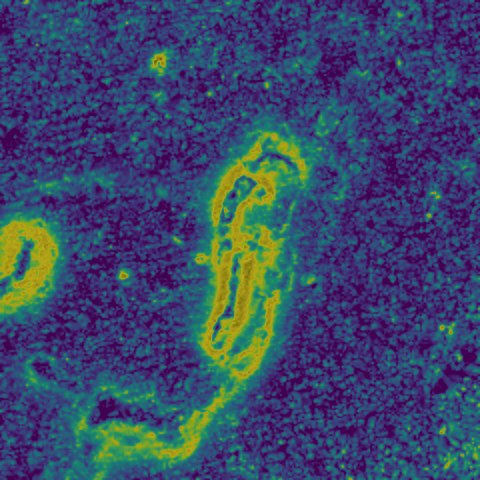
#> input picture docs/vaglio/img/controls/pos_1870_c.jpg, 480 x 480 px, found by its file name
$ python build_assets.py
#> lines starting #> are read from the running program, lines starting #| are printed output that depends on the picture
#!/usr/bin/env python3
"""Genera immagini colorate, dati e anteprima Open Graph del rapporto pubblico.

Usa solo dati già nel repository (pack cieco, catalogo dei transetti, basemap,
riquadri di controllo di Chactún). Non legge vaglio_lavoro/ e non scrive coordinate
di candidati.
"""
from __future__ import annotations

import json
import sys
from pathlib import Path

import numpy as np
from matplotlib import colormaps
from PIL import Image, ImageDraw, ImageFilter, ImageFont

ROOT = Path(__file__).resolve().parents[2]
OUT = Path(__file__).resolve().parent
CONTROLS = ROOT / "vaglio" / "vaglio" / "data" / "controls"
PACK = ROOT / "vaglio" / "pack_cieco.json"
TRANSECTS = ROOT / "vaglio" / "vaglio" / "data" / "transects.json"
BASEMAP = ROOT / "vaglio" / "vaglio" / "data" / "basemap.json"
SITES = ROOT / "vaglio" / "vaglio" / "data" / "known_sites.csv"

# Riquadri di controllo scelti a vista tra quelli pubblici (Kokalj et al. 2023).
# Sono esempi di come si vede una struttura annotata, non i candidati dello Yucatán.
STRUCTURE_CONTROLS = [
    ("pos_1870_c.jpg", "it-long", "en-long"),
    ("pos_1992_c.jpg", "it-iso", "en-iso"),
    ("pos_2060_c.jpg", "it-plat", "en-plat"),
    ("pos_1812_c.jpg", "it-group", "en-group"),
    ("pos_1962_c.jpg", "it-rect", "en-rect"),
    ("pos_2016_c.jpg", "it-comp", "en-comp"),
    ("pos_1786_c.jpg", "it-group2", "en-group2"),
    ("pos_1851_c.jpg", "it-clust", "en-clust"),
    ("pos_2031_c.jpg", "it-plat2", "en-plat2"),
    ("pos_1767_c.jpg", "it-bodies", "en-bodies"),
]
EMPTY_CONTROLS = [
    "neg_1828_3.jpg",
    "neg_1825_3.jpg",
    "neg_1859_3.jpg",
    "neg_1861_3.jpg",
]

ZONES = {
    "Centro": "Centro: penisola centrale, tra Hopelchén, Peto e Xpujil",
    "South": "South: Campeche interno, tra Hopelchén, Escárcega e Xpujil",
    "Norte": "Norte: nord-ovest, tra Mérida e Campeche",
    "North2": "North2: nord-est, tra Valladolid e Tizimín",
    "OutYuc": "OutYuc: fascia orientale, tra Valladolid e Cancún",
    "Chiaps1": "Chiaps1: Chiapas orientale, tra Comitán e il confine col Guatemala",
    "ChiapsCampeche": "ChiapsCampeche: tra Tenosique ed Escárcega",
}

# Chactún, sito pubblicato (Wikidata Q13518345), già in known_sites.csv
CHACTUN = {"name": "Chactún", "lat": 18.455, "lon": -89.50806, "source": "Wikidata Q13518345"}


def colorize(im: Image.Image, cmap_name: str = "viridis") -> Image.Image:
    """Sky-view in scala di grigi -> rampa viridis (strutture chiare).

    Nei riquadri di controllo le costruzioni appaiono scure (basso sky-view).
    Si inverte il valore, si stira il contrasto e si applica viridis, tenendo
    l'ombreggiatura originale come hillshade.
    """
#> called with cmap_name = 'viridis'
    gray = im.convert("L")
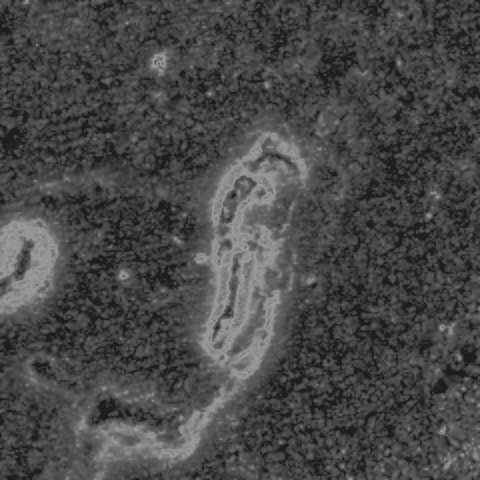
#> gray: PIL image 480x480 L; min 21, max 162, mean 72.5
    a = np.asarray(gray, dtype=np.float32)
    blur = np.asarray(
        gray.resize((gray.width // 2, gray.height // 2), Image.BILINEAR).resize(gray.size, Image.BILINEAR),
        dtype=np.float32,
    )
    mix = 0.65 * blur + 0.35 * a
    elev = 255.0 - mix
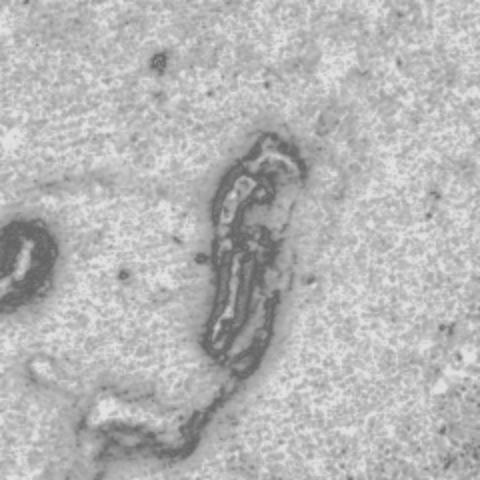
#> elev: shape (480, 480) float32; min 100.5, max 226.7, mean 182.2
    lo, hi = np.percentile(elev, (3, 97))
#> lo = 113.7; hi = 218.5
    t = np.clip((elev - lo) / max(1e-6, hi - lo), 0, 1)
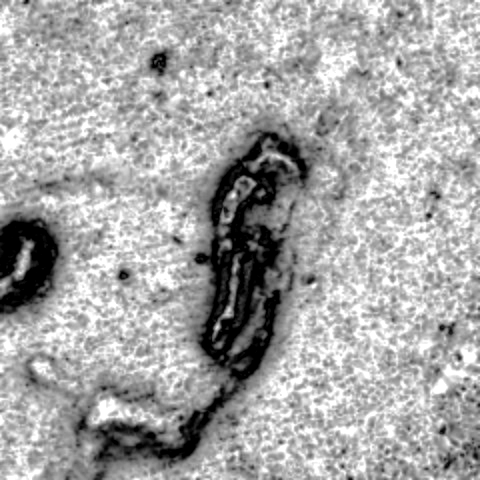
#> t: shape (480, 480) float32; min 0, max 1, mean 0.654
    rgb = colormaps[cmap_name](t)[..., :3]
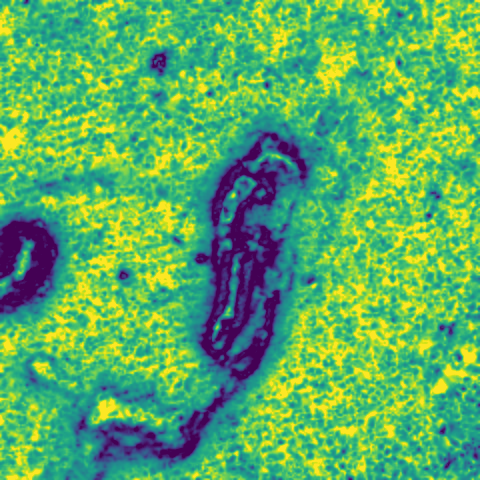
#> rgb: shape (480, 480, 3) float64; mean of channels 0, 1, 2 0.363, 0.684, 0.393; drawn as R, G, B
    shade = 0.40 + 0.60 * (a / 255.0)
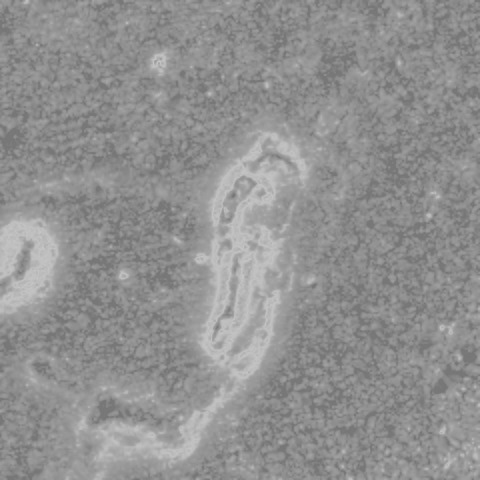
#> shade: shape (480, 480) float32; min 0.449, max 0.781, mean 0.571
    out = np.clip(rgb * shade[..., None] * 255.0, 0, 255).astype(np.uint8)
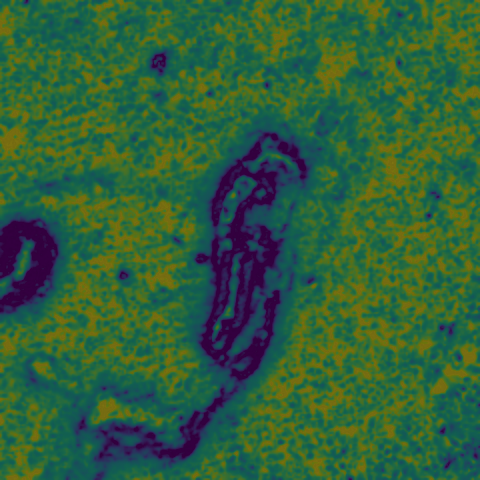
#> out: shape (480, 480, 3); mean of channels 0, 1, 2 49.6, 95.7, 58.1; drawn as R, G, B
    return Image.fromarray(out, "RGB")


# [106 lines left out: functions legend, reviewed, coverage, og_image, not called in this run]


def main() -> None:
    img_dir = OUT / "img" / "controls"
    img_dir.mkdir(parents=True, exist_ok=True)
    (OUT / "data").mkdir(parents=True, exist_ok=True)
    (OUT / "img").mkdir(parents=True, exist_ok=True)

    manifest = []
    first_chip = None
    for fname, cap_it, cap_en in STRUCTURE_CONTROLS:
        src = CONTROLS / fname
        im = colorize(Image.open(src))
        dest = img_dir / fname
        im.resize((480, 480), Image.LANCZOS).save(dest, "JPEG", quality=86, optimize=True)
        if first_chip is None:
            first_chip = im
        manifest.append({"file": f"img/controls/{fname}", "kind": "struttura", "src": fname})
#> pass 2 of the loop in main, `for fname, cap_it, cap_en in STRUCTURE_CONTROLS:`:
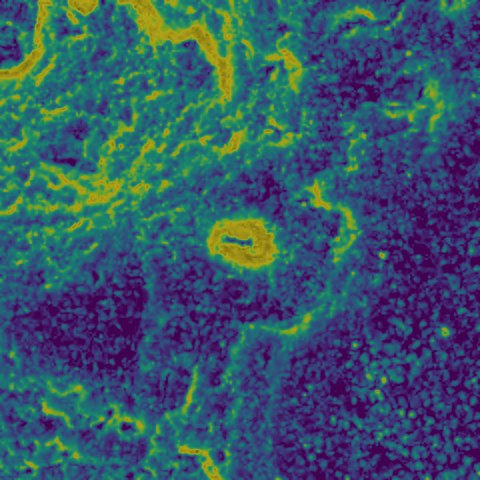
#> input picture docs/vaglio/img/controls/pos_1992_c.jpg, 480 x 480 px, found by its file name
#> in colorize (call 2), `elev = 255.0 - mix`:
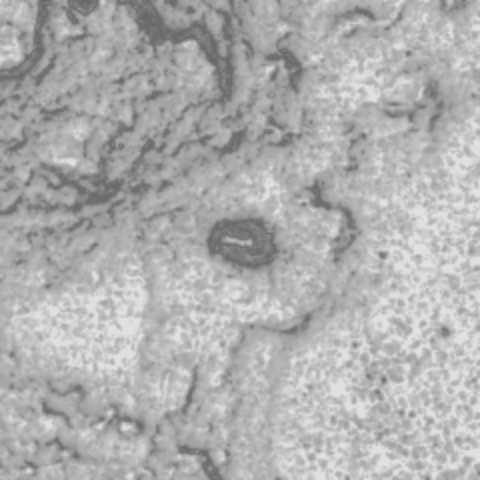
#> elev: shape (480, 480) float32; min 103.2, max 227.1, mean 176.1
#> lo = 118.6; hi = 219.8
#> in colorize (call 2), `out = np.clip(rgb * shade[..., None] * 255.0, 0, 255).astype(np.uint8)`:
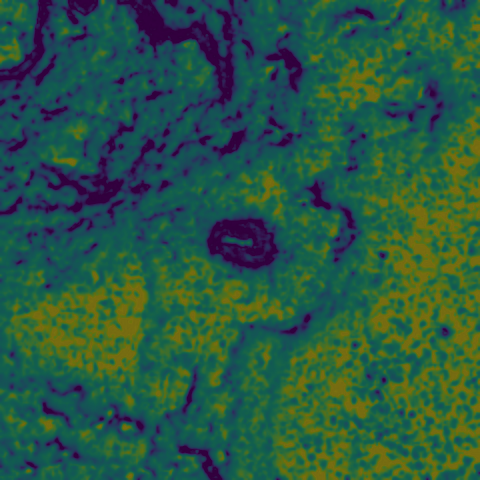
#> out: shape (480, 480, 3); mean of channels 0, 1, 2 41.4, 87, 66.7; drawn as R, G, B
#> pass 3 of the loop in main, `for fname, cap_it, cap_en in STRUCTURE_CONTROLS:`:
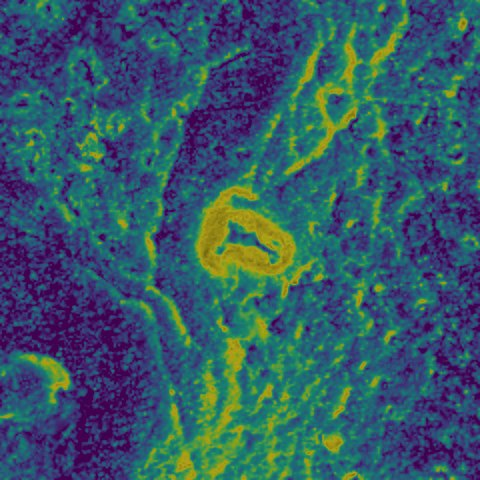
#> input picture docs/vaglio/img/controls/pos_2060_c.jpg, 480 x 480 px, found by its file name
#> in colorize (call 3), `elev = 255.0 - mix`:
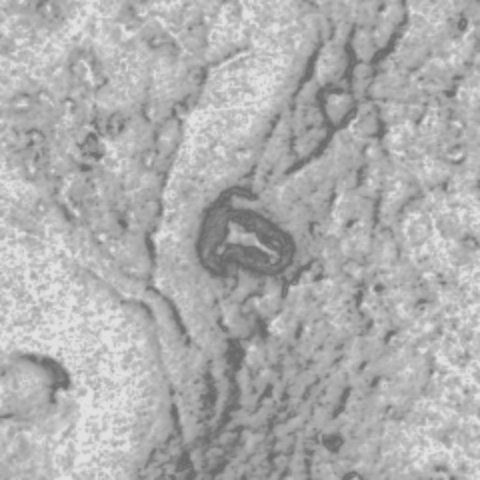
#> elev: shape (480, 480) float32; min 104.8, max 227.4, mean 175
#> lo = 119.2; hi = 218.6
#> in colorize (call 3), `out = np.clip(rgb * shade[..., None] * 255.0, 0, 255).astype(np.uint8)`:
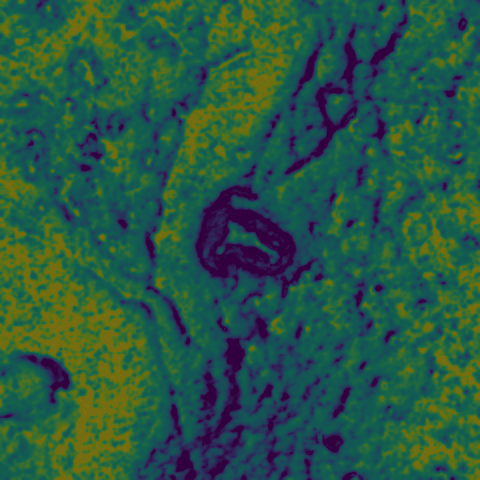
#> out: shape (480, 480, 3); mean of channels 0, 1, 2 40.1, 86.6, 67.9; drawn as R, G, B
#> the loop made 7 passes; the first 3 are shown
    for fname in EMPTY_CONTROLS:
        src = CONTROLS / fname
        im = colorize(Image.open(src))
        dest = img_dir / fname
        im.resize((480, 480), Image.LANCZOS).save(dest, "JPEG", quality=86, optimize=True)
        manifest.append({"file": f"img/controls/{fname}", "kind": "vuoto", "src": fname})

    legend(OUT / "img" / "legend-viridis.png")

    revs, pack_hash, pack_ts = reviewed()
    pack = json.loads(PACK.read_text(encoding="utf-8"))
    outcomes = {}
    for c in pack["candidates"]:
        outcomes[c["outcome"]] = outcomes.get(c["outcome"], 0) + 1
    known = {}
    for c in pack["candidates"]:
        k = c["known"]["label"]
        known[k] = known.get(k, 0) + 1

    cov = coverage()
    data = {
        "pack_hash": pack_hash,
        "pack_timestamp": pack_ts,
        "n_candidates": len(pack["candidates"]),
        "outcomes": outcomes,
        "known": known,
        "reviewed": revs,
        "controls": manifest,
        "colormap": "viridis, inverted sky-view + hillshade from the original tile",
        "controls_source": "Kokalj et al. 2023, Sci Data 10:558, CC BY 4.0. Tiles already in vaglio/vaglio/data/controls/.",
    }
    (OUT / "data" / "report.json").write_text(json.dumps(data, ensure_ascii=False, indent=1), encoding="utf-8")
    (OUT / "data" / "coverage.json").write_text(json.dumps(cov, ensure_ascii=False), encoding="utf-8")

    # JS payloads so the site works without a fetch (file:// or Pages)
    js = (
        "/* Generated by build_assets.py. Public repo data only, no candidate coordinates. */\n"
        f"window.VAGLIO_REPORT = {json.dumps(data, ensure_ascii=False)};\n"
        f"window.VAGLIO_COVERAGE = {json.dumps(cov, ensure_ascii=False)};\n"
    )
    (OUT / "js" / "data.js").write_text(js, encoding="utf-8")

    og_image(first_chip, cov, OUT / "img" / "og.jpg")
    print("wrote assets:", len(manifest), "tiles,", len(revs), "reviewed cards")


if __name__ == "__main__":
#> (the run stopped early here; a loop or call above may not have finished)
